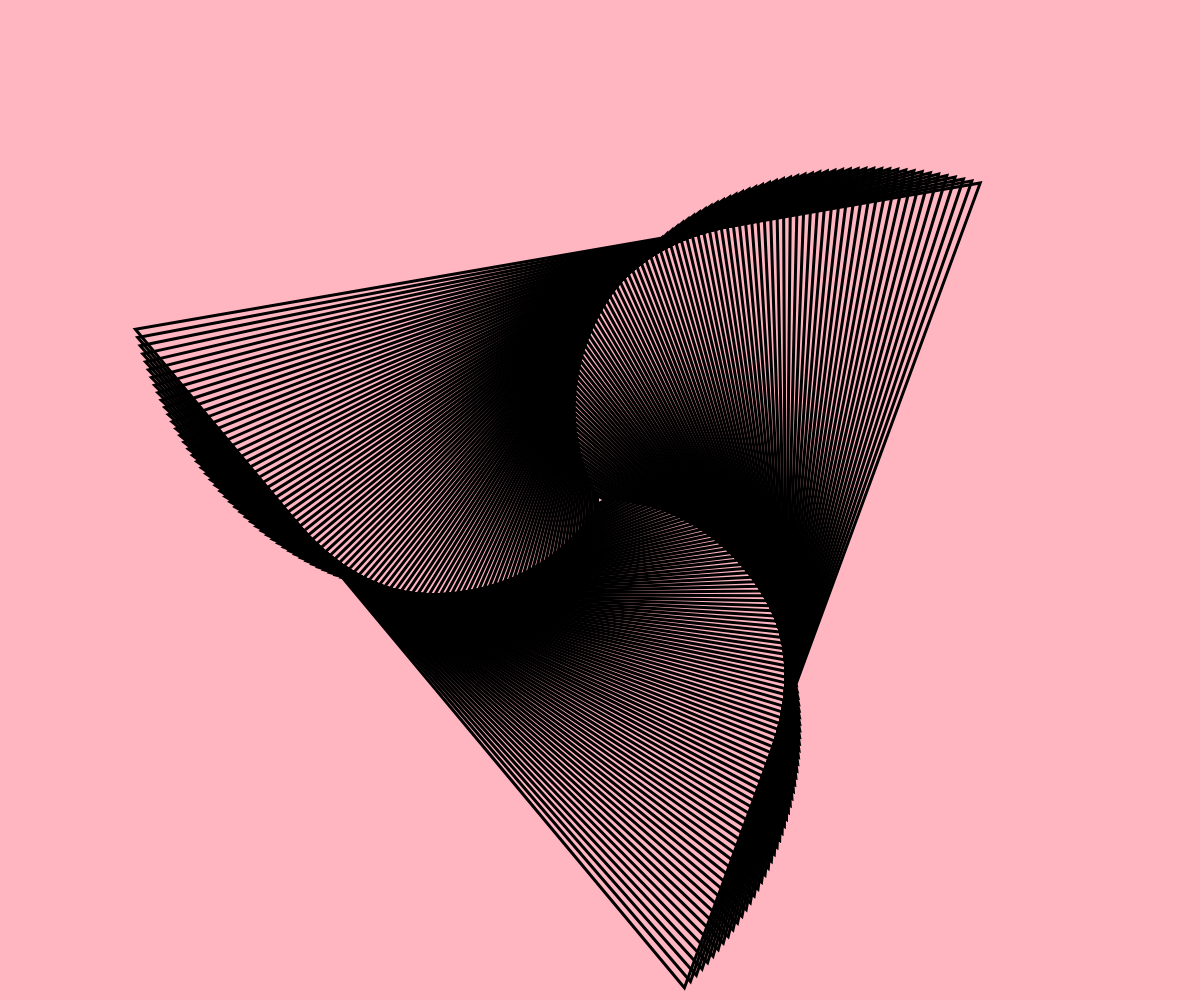
Frame 1 (no input)
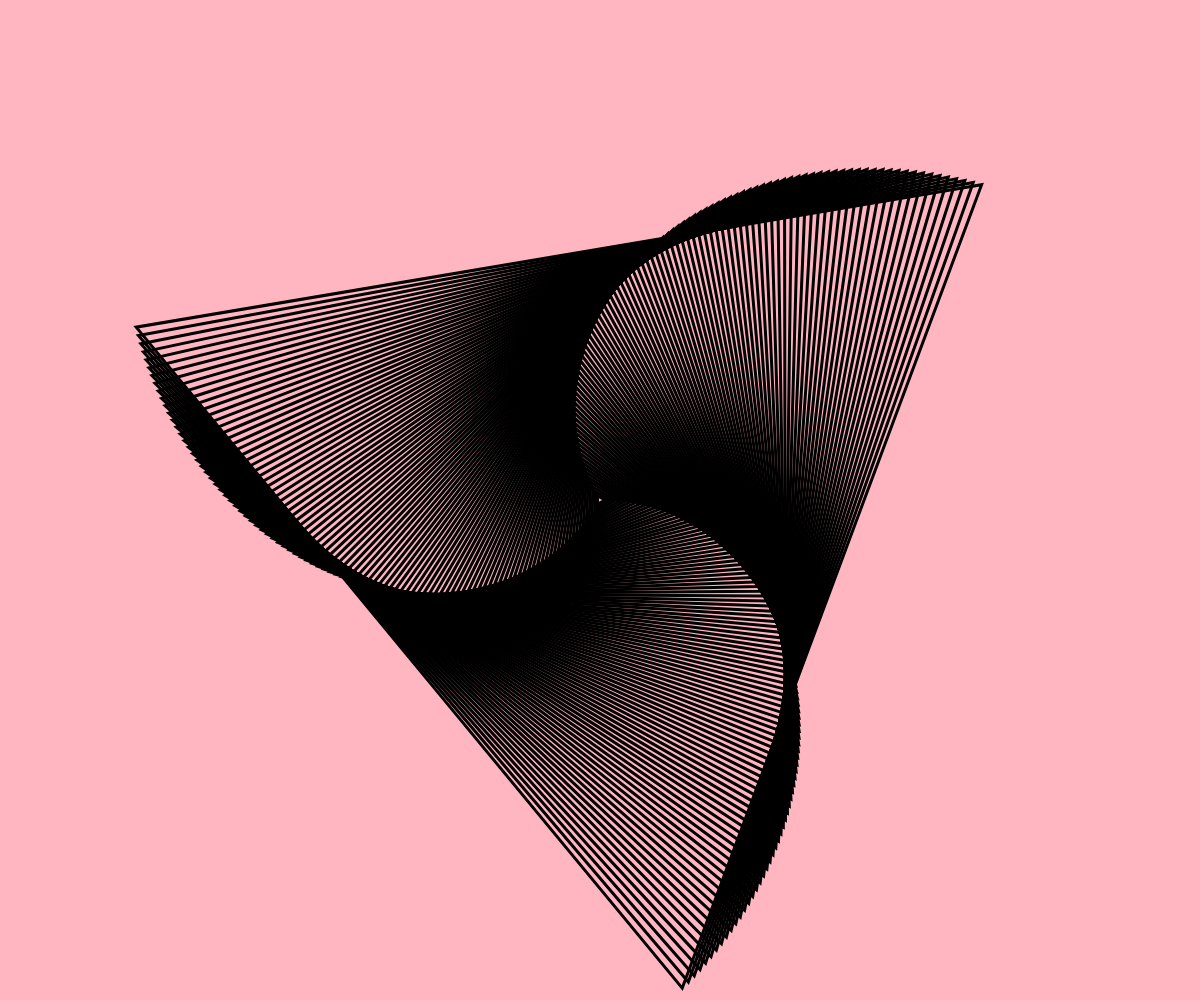
Frame 60 (no input)
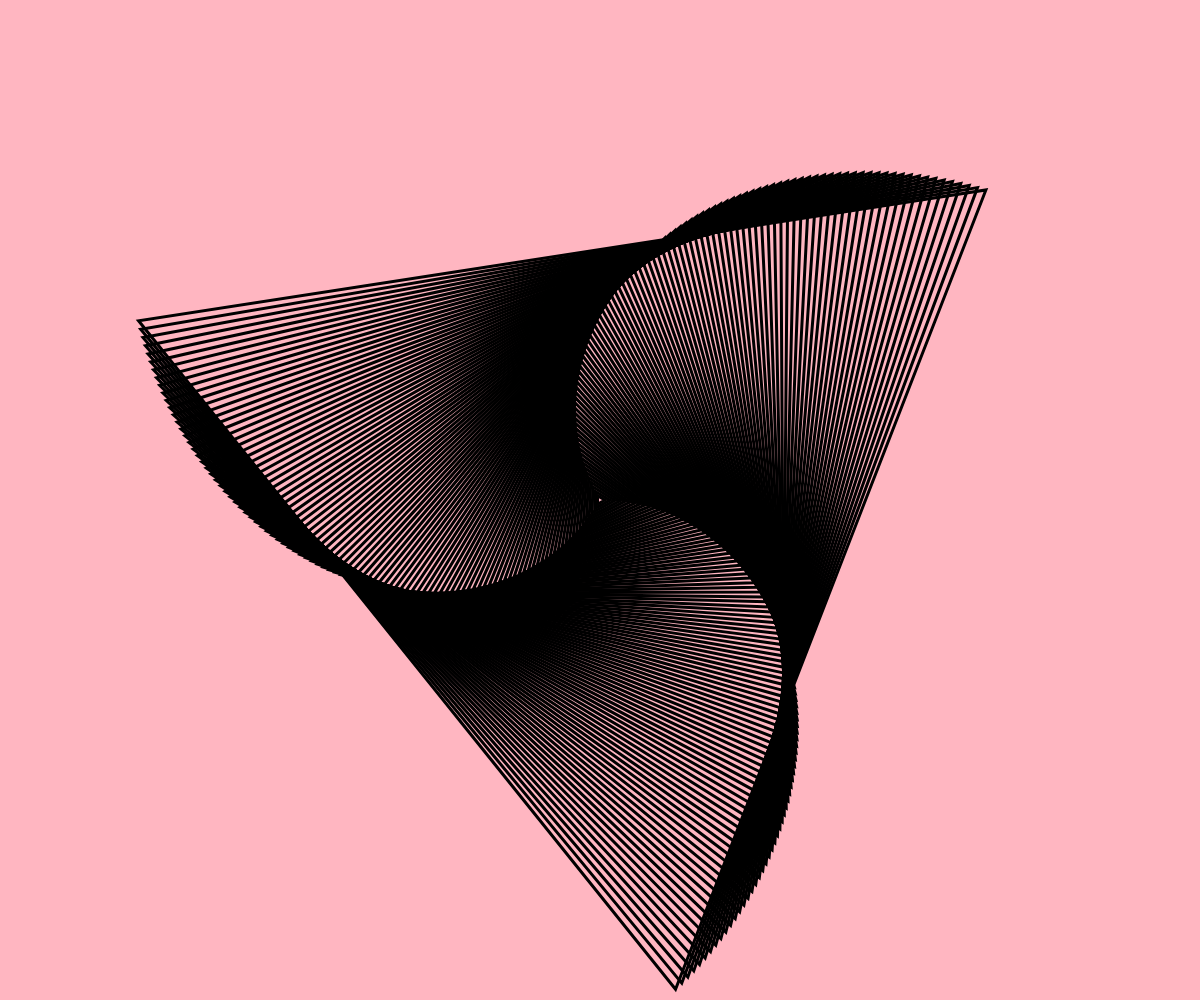
Frame 120 (the mouse pressed at the canvas centre since frame 60)

The p5.js sketch that drew these frames (run headless with seeded random() and noise() and a simulated clock; from frame 60 on, the mouse is pressed at the canvas centre):

// p5.js sketch
// ── sketch.js
let points = 6;
let step = 0;
let step2 = 0;
let strokeWeightValue = 3; // Set a fixed stroke weight

function setup() {
  createCanvas(windowWidth, windowHeight);
  colorMode(HSB, 100);
}

function draw() {
  background("lightPink");
  translate(windowWidth / 2, windowHeight / 2);
  noFill();

  // Set a solid color for strokes
  let strokeColor = color(0);

  let numberOfPoints = 3; // Increase or decrease the number of points
  let maxRadius = min(windowWidth, windowHeight) * 0.5; // Adjust the maximum radius

  stroke(strokeColor); // Use solid color for strokes
  strokeWeight(strokeWeightValue); // Use fixed stroke weight

  for (let i = 5; i < maxRadius; i += 5) {
    beginShape();
    for (let a = 0; a < TWO_PI; a += TWO_PI / numberOfPoints) {
      let sx = cos(a) * i;
      let sy = sin(a) * i;
      vertex(sx, sy);
    }
    endShape(CLOSE);
    rotate(PI / (100 * cos(step2) + 120)); // Adjusted rotation speed
  }
  step += 0.02;
  step2 += 0.002;
}
